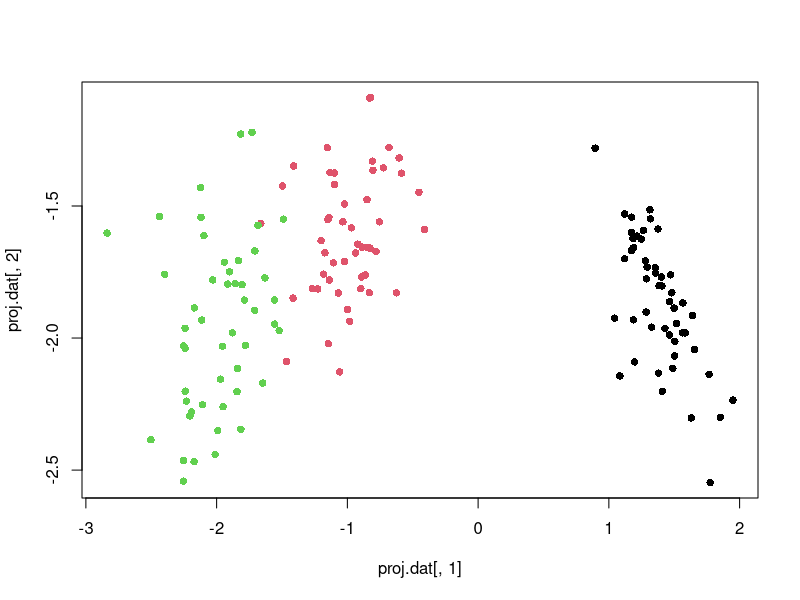

Generate this figure with R:

remove(list=ls())

data(iris)
dat <- iris
head(dat)

class.labs <- dat[,5]
dat.no.labs <- as.matrix(dat[,-5])
n.classes <- length(unique(class.labs))
class.labs <- as.numeric(class.labs)

### get mean vectors
mean.vects <- by(dat.no.labs, class.labs, colMeans)
grand.mean <- colMeans(dat.no.labs)

### get class covariance matrices
cov.mats <- by (dat.no.labs, class.labs, cov)

### get within covariance
within.cov <- (1/length(class.labs))*
  Reduce("+", 
         lapply(1:n.classes, 
                function(x, class.labs, cov.mats)
                      {(sum(class.labs==x)-1)*cov.mats[[x]]}, 
                class.labs, 
                cov.mats
                )
         )

### get between covariance
between.cov <- Reduce("+",
                      lapply(1:n.classes, function(x, class.labs, mean.vects, grand.mean)
                                          {
                                              sum(class.labs==x)/length(class.labs)*(mean.vects[[x]]-grand.mean)%*%t(mean.vects[[x]]-grand.mean)
                                          },
                                class.labs, mean.vects, grand.mean
                             )
                      )

### do eigenvalue decomposition
eigen.vects <- eigen(solve(within.cov)%*%between.cov)$vectors
eigen.vals <- eigen(solve(within.cov)%*%between.cov)$values

### transform data
proj.dat <- as.matrix(dat.no.labs)%*%matrix(as.numeric(eigen.vects[,1:(n.classes-1)]), dim(eigen.vects)[1], n.classes-1)
plot(proj.dat[,1], proj.dat[,2], col=class.labs, pch=16)

### predict classes
proj.means <- by(proj.dat, class.labs, colMeans)
proj.means <- rbind(proj.means[[1]], proj.means[[2]], proj.means[[3]])

pred.labs <- apply(proj.dat, 1, function(x, proj.means){which.min(diag((x-proj.means)%*%t(x-proj.means)))}, proj.means)

table(pred.labs, class.labs)
sum(pred.labs==class.labs)/length(class.labs)
